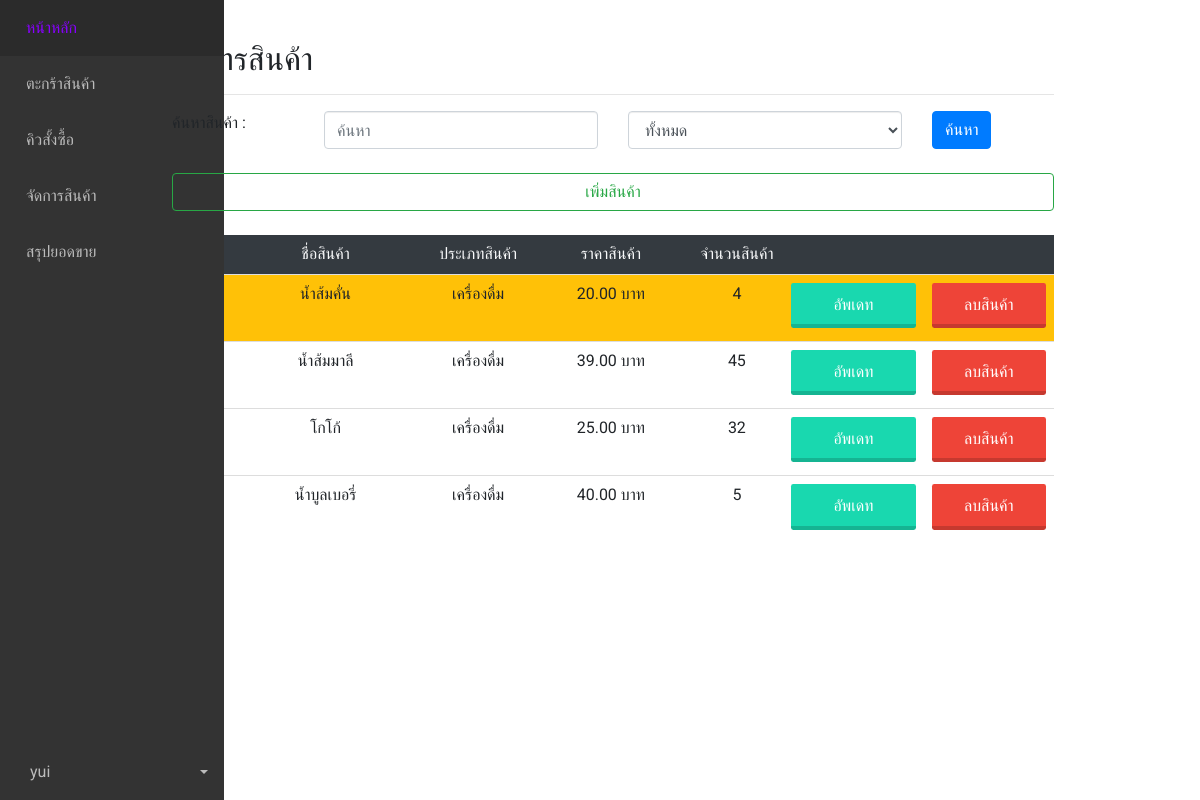
/manage/ (signed in), run on the app's committed database.
### main/models.py (models this page shows, shortened)
class Product(models.Model):
    type = models.ForeignKey(Type, on_delete=models.PROTECT,null=True)
    name = models.CharField(max_length=255)
    description = models.CharField(max_length=255,null=True)
    price = models.FloatField()
    stock = models.IntegerField()
    picture = models.ImageField(default='product_pic/default.png',upload_to='product_pic',null=True,blank=True)

class Type(models.Model):
    type_name = models.CharField(max_length=255)

### manage/views.py (the view)
# urls.py: path('', views.manage, name='manage'),
@login_required
@permission_required('main.view_product')
def manage(request):    #หน้าจัดการสินค้า
    product = Product.objects.all()
    type = Type.objects.all()
    searchtype = request.GET.get('sel','')
    searchtxt = request.GET.get('search','')
    if searchtxt:
        product = product.filter(name__icontains=searchtxt)
    if searchtype > '0':
        product = product.filter(type_id=searchtype)
    context = {
        'product' : product,
        'type' : type,
        'searchtxt' : searchtxt
    }
    return render(request, 'manage/manage.html', context=context)

### manage/templates/manage/manage.html (shortened to what this page needs)
{% extends 'base.html' %}
{% block content %}
<body>
  <div class="container">
    <h2>จัดการสินค้า</h2>
    <hr>
    <form method="GET" action="{% url 'manage' %}">
      <div class="row">
        <div class="col-sm-2">
          <label>ค้นหาสินค้า :</label>
        </div>
        <div class="col-sm-4">
          <input type="text" name="search" value="{{searchtxt}}" placeholder="ค้นหา" class="form-control col">
        </div>
        <div class="col-sm-4">
          <select name="sel" id="" class="form-control col">
            <option value="0">ทั้งหมด</option>
          </select>
        </div>
        <div class="col">
          <input type="submit" value="ค้นหา" class="btn btn-primary">
        </div>
      </div><br>
      <div class="row">
        <div class="col">
          <a href="{% url 'addpd'%}">
            <div class="btn btn-outline-success col">เพิ่มสินค้า</div>
          </a>
        </div>
      </div>
    </form><br>
      <table class="table table-bordered-primary text-center">
        <thead class="bg-dark text-light">
          <tr>
            <td>รหัส</td>
            <td>ชื่อสินค้า</td>
            <td>ประเภทสินค้า</td>
            <td>ราคาสินค้า</td>
            <td>จำนวนสินค้า</td>
            <td></td>
            <td></td>
          </tr>
        </thead>
        <tbody>
        {% for p in product %}
          {% if p.stock < 5%}
            <tr class='bg-warning'>
          {% else %}
            <tr>
          {% endif %}
            <td width='30'>{{ p.id }}</td>
            <td width='150'>{{ p.name }}</td>
            <td width='80'>{{ p.type.type_name }}</td>
            <td width='120'>{{ p.price|stringformat:".2f" }} บาท</td>
            <td width='70'>{{ p.stock }}</td>
            <td width='20'>
              <a href="{% url 'pup' product_id=p.id %}">
                <div class="buttonbluegreen col">อัพเดท</div>
              </a>
            </td>
            <td width='20'>
              <a href="{% url 'del_product' product_id=p.id %}">
                <div class="buttonred col">ลบสินค้า</div>
              </a>
            </td>
          </tr>
          {% endfor %}
        </tbody>
      </table>
  </div>
</body>
{% endblock %}

### templates/base.html (shortened to what this page needs)
<!DOCTYPE html>
{% load static %}
<html lang="pt-BR">
	<head>
		<link
			rel="stylesheet"
			href="https://cdn.materialdesignicons.com/4.9.95/css/materialdesignicons.min.css"
		/>
		<link
			rel="stylesheet"
			href="https://cdn.materialdesignicons.com/4.9.95/css/materialdesignicons.min.css"
		/>
   		<link href="https://cdnjs.cloudflare.com/ajax/libs/twitter-bootstrap/4.1.3/css/bootstrap.min.css" rel="stylesheet">
		<link href="//maxcdn.bootstrapcdn.com/bootstrap/4.0.0/css/bootstrap.min.css" rel="stylesheet" id="bootstrap-css">
		<link rel="stylesheet" href="https://use.fontawesome.com/releases/v5.0.8/css/all.css">
		<link href="//maxcdn.bootstrapcdn.com/bootstrap/3.3.0/css/bootstrap.min.css" rel="stylesheet" id="bootstrap-css">
		<link href="{% static 'css2/style.css'%}" rel="stylesheet" type="text/css"/>
        <link rel="stylesheet" type="text/css" href="{% static 'css/bootstrap.css'%}">
		<link rel="stylesheet" type="text/css" href="{% static 'css/styles.css'%}">
		<link rel="stylesheet" type="text/css" href="{% static 'css/sidebar.css'%}">
		<link rel="stylesheet" type="text/css" href="{% static 'css/button.css'%}">
	</head>
	<body>
		<aside class="sidebar">
			<nav>
				<ul class="sidebar__nav">
					<li>
						<a href="{% url 'index' %}" class="sidebar__nav__link">
							<span class="sidebar__nav__text">หน้าหลัก</span>
						</a>
					</li>
                    <li>
						<a href="{% url 'basket' %}" class="sidebar__nav__link">
							<span class="sidebar__nav__text">ตะกร้าสินค้า</span>
						</a>
					</li>
                    {% if request.user.is_staff %}
					<li>
						<a href="{% url 'queue' %}" class="sidebar__nav__link">
							<span class="sidebar__nav__text">คิวสั้งซื้อ</span>
						</a>
					</li>
					<li>
						<a href="{% url 'manage' %}" class="sidebar__nav__link">
							<span class="sidebar__nav__text">จัดการสินค้า</span>
						</a>
					</li>
					<li>
						<a href="{% url 'allreport' %}" class="sidebar__nav__link">
							<span class="sidebar__nav__text">สรุปยอดขาย</span>
						</a>
					</li>
                    {% endif %}
                    <li class="nav-item dropdown pl-1">
                        {% if request.user.is_active %}
                            <a class="nav-link dropdown-toggle sidebar__nav__link" href="#" id="navbarDropdown" role="button" data-toggle="dropdown" aria-haspopup="true" aria-expanded="false">
							<span class="sidebar__nav__text">{{request.user}}</span>
                            </a>
                        </li>
                        {% else %}
							<a href="{% url 'login' %}" class="sidebar__nav__link">
								<i class="mdi mdi-account"></i>
								<span class="sidebar__nav__text">เข้าสู่ระบบ</span>
							</a>
                        {% endif %}
				</ul>
			</nav>
		</aside>
		<div class="container">
            <main class="main">
            {% block content %}
            {% endblock %}
            </main>
    </div>
	</body>
</html>

### static/css2/style.css (style rules this page uses)
html,body,div,span,applet,object,iframe,h1,h2,h3,h4,h5,h6,p,blockquote,pre,a,abbr,acronym,address,big,cite,code,del,dfn,em,img,ins,kbd,q,s,samp,small,strike,strong,sub,sup,tt,var,b,u,i,dl,dt,dd,ol,nav ul,nav li,fieldset,form,label,legend,table,caption,tbody,tfoot,thead,tr,th,td,article,aside,canvas,details,embed,figure,figcaption,footer,header,hgroup,menu,nav,output,ruby,section,summary,time,mark,audio,video { margin:0;padding:0;border:0;font-size:100%;font:inherit;vertical-align:baseline; }
article, aside, details, figcaption, figure,footer, header, hgroup, menu, nav, section { display: block; }
ol,ul { list-style:none;margin:0px;padding:0px; }
table { border-collapse:collapse;border-spacing:0; }
a { text-decoration:none; }
body { padding:0; margin:0; font-family: 'Open Sans', sans-serif; }
ul { margin:0; padding:0; }
label { margin:0; font-size:16px }
.main { padding: 50px 0; }

### static/css/styles.css (style rules this page uses)
:root { --sidebar-width: 4.5em; }
body { margin: 0; padding: 0; font-family: 'Roboto'; }
* { outline: none; box-sizing: border-box; }
.main { margin-left: auto; margin-right: auto; max-width: 992px; padding: 2em 1.5em; }
.main h2 { font-size: 2em; margin-top: 0px; }
@media (min-width: 572px) { .main { margin-left: var(--sidebar-width); } }
@media (min-width: 992px) { .main { padding: 2.5em; } }

### static/css/sidebar.css (style rules this page uses)
.sidebar { background-color: #333; position: fixed; transition: width 0.2s ease; }
.sidebar nav { height: 100%; }
.sidebar .sidebar__nav { display: flex; height: 100%; list-style: none; margin: 0; padding: 0; }
.sidebar .sidebar__nav .sidebar__nav__link { align-items: center; color: #bbb; display: flex; padding-left: 20px; text-decoration: none; transition: color 0.2s ease, background-color 0.2s ease; }
.sidebar .sidebar__nav .sidebar__nav__text { display: none; margin-left: 10px; margin-right: auto; white-space: nowrap; }
@media (min-width: 572px) { .sidebar { height: 100vh; left: 0; width: var(--sidebar-width); } }
@media (min-width: 572px) { .sidebar .sidebar__nav { flex-direction: column; } }
@media (min-width: 572px) { .sidebar .sidebar__nav li:last-child { margin-top: auto; } }
@media (min-width: 572px) { .sidebar .sidebar__nav .sidebar__nav__link { padding: 1em; } }

### static/css/button.css (style rules this page uses)
.buttonred { display:inline-block; padding:0.7em 1.4em; margin:0 0.3em 0.3em 0; border-radius:0.15em; box-sizing: border-box; text-decoration:none; font-family:'Roboto',sans-serif; text-transform:uppercase; font-weight:400; color:#FFFFFF; background-color:#ee4438; box-shadow:inset 0 -0.6em 0 -0.35em rgba(0,0,0,0.17); text-align:center; position:relative; }
.buttonbluegreen { display:inline-block; padding:0.7em 1.4em; margin:0 0.3em 0.3em 0; border-radius:0.15em; box-sizing: border-box; text-decoration:none; font-family:'Roboto',sans-serif; text-transform:uppercase; font-weight:400; color:#FFFFFF; background-color:#19d8af; box-shadow:inset 0 -0.6em 0 -0.35em rgba(0,0,0,0.17); text-align:center; position:relative; }

### data on the page
Product: name "น้ำส้มคั่น", type.type_name "เครื่องดื่ม", price "20.00", stock "4"
Product: name "น้ำส้มมาลี", type.type_name "เครื่องดื่ม", price "39.00", stock "45"
Product: name "โกโก้", type.type_name "เครื่องดื่ม", price "25.00", stock "32"
Product: name "น้ำบูลเบอรี่", type.type_name "เครื่องดื่ม", price "40.00", stock "5"

### other printed values
{{ request.user }} "yui"
